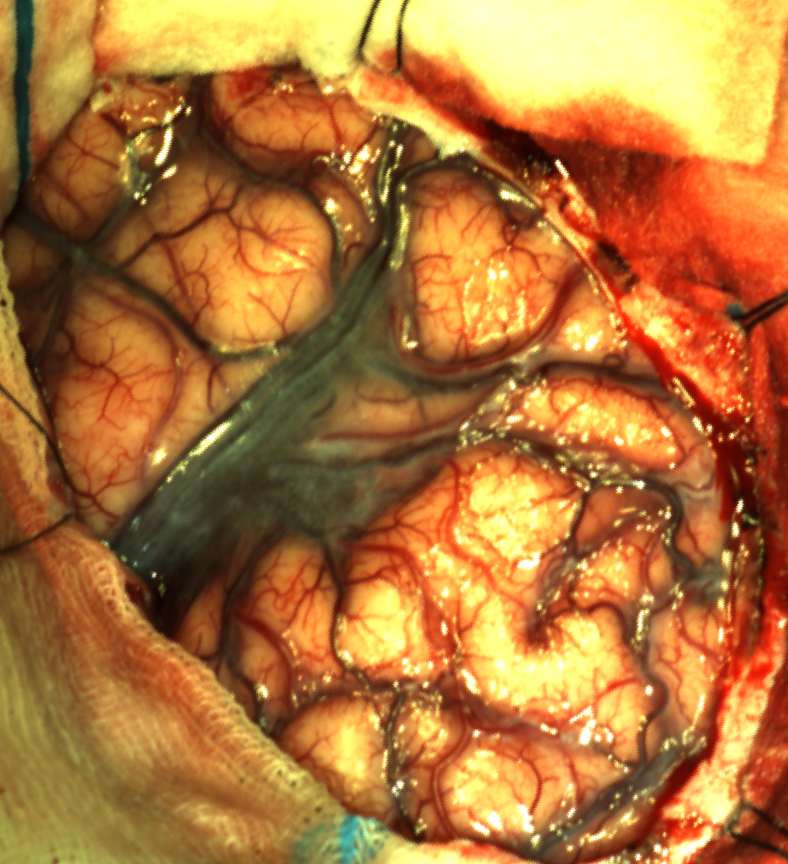
%> input picture brain1.tif, 788 x 864 px
$ octave finds_shift_features.m   (GNU Octave 9; MATLAB toolbox functions it lacks are replaced by stand-ins)
%> lines starting %> are read from the running program, lines starting %| are printed output that depends on the picture; in (x1, y1, x2, y2) boxes, pixels count from 0 and x2, y2 are one past the last pixel; in counts of white or black regions, pixels touching at a corner belong together; the program's own positions count from 1

% the code here is based on the example in:
% http://www.mathworks.com/help/vision/examples/find-image-rotation-and-scale-using-automated-feature-matching.html
im1 = (imread('brain1.tif'));
%> im1 is the input picture: size 864x788x3 uint8; mean R, G, B 175.8, 116.7, 57.7
im2 = (imread('brain2.tif'));
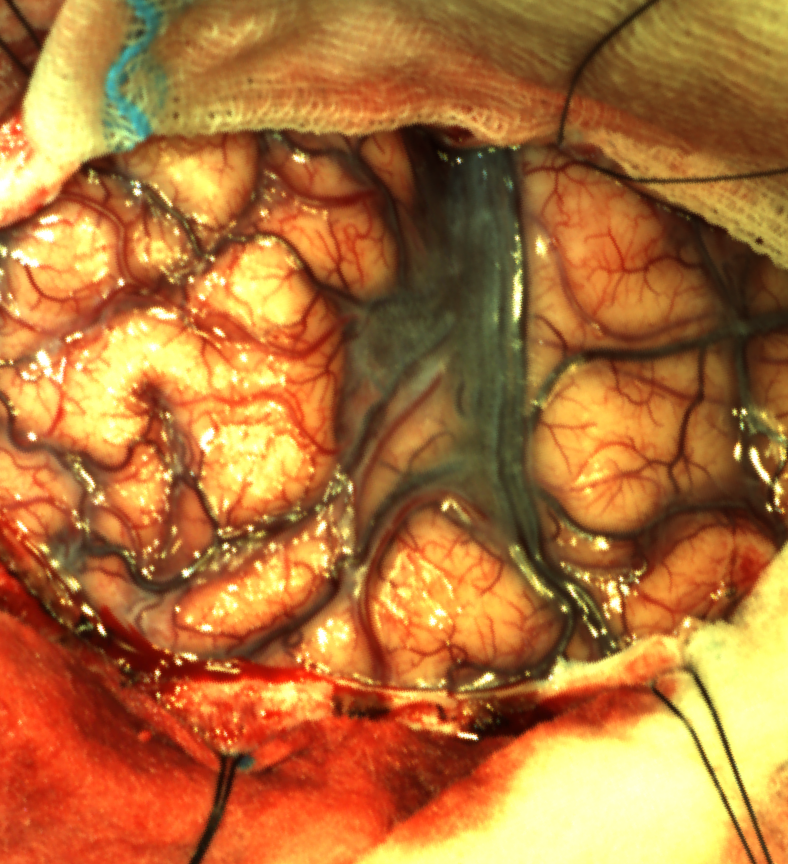
%> input picture brain2.tif, 788 x 864 px
%> im2 is the input picture: size 864x788x3 uint8; mean R, G, B 176.9, 114, 56.8

im2_seg = imread('brain2_seg.tif');
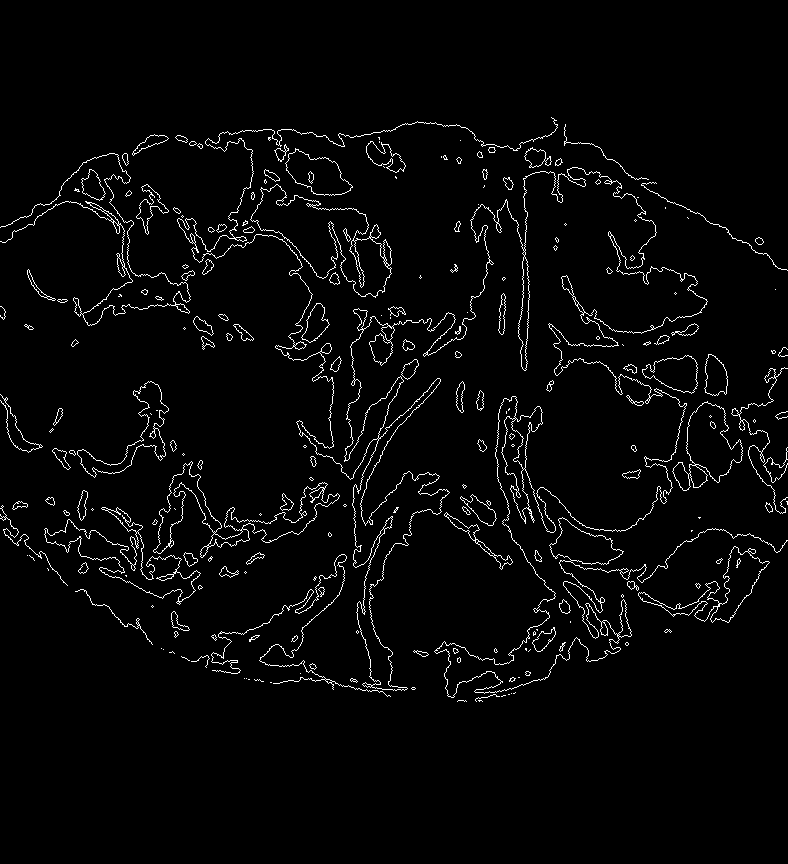
%> input picture brain2_seg.tif, 788 x 864 px
%> im2_seg: size 864x788 logical; 2.9% white in thin lines or dots, all inside (x1, y1, x2, y2) = (0, 117, 788, 702)

load points.mat

[tform, inlier1, inlier2] = estimateGeometricTransform(RC2, RC1, 'similarity');

% [8 lines of commented-out code are left out]

outputView = imref2d(size(im1));
recovered  = imwarp(im2,tform,'OutputView',outputView);
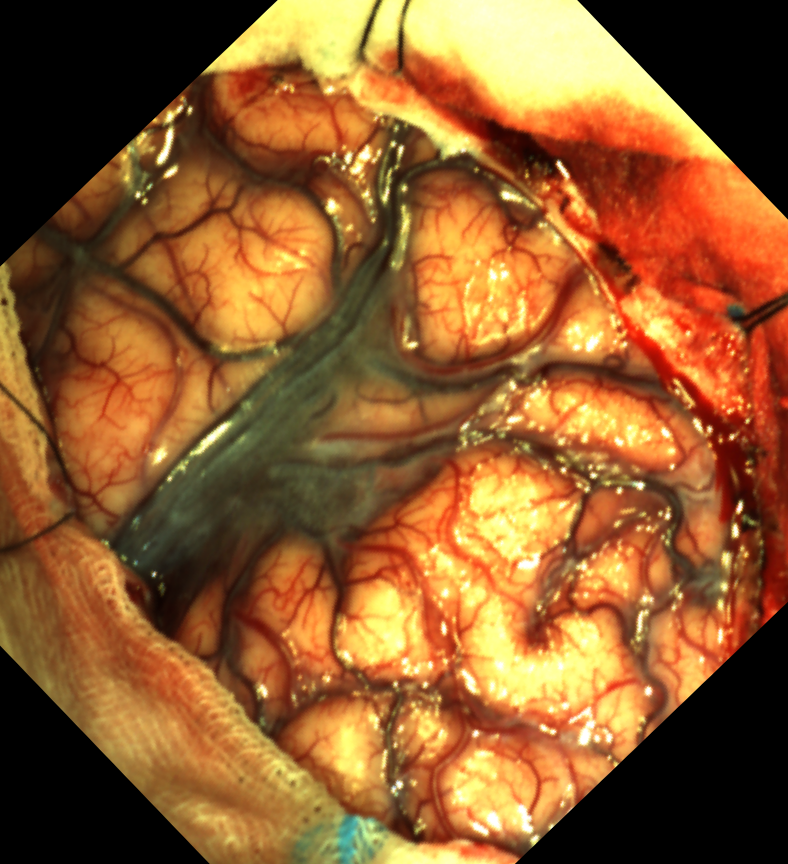
%> recovered: size 864x788x3 uint8; mean R, G, B 143.8, 92.4, 45.7
%figure, imshowpair(im1,recovered,'montage')

seg2 = imwarp(im2_seg,tform,'OutputView',outputView);
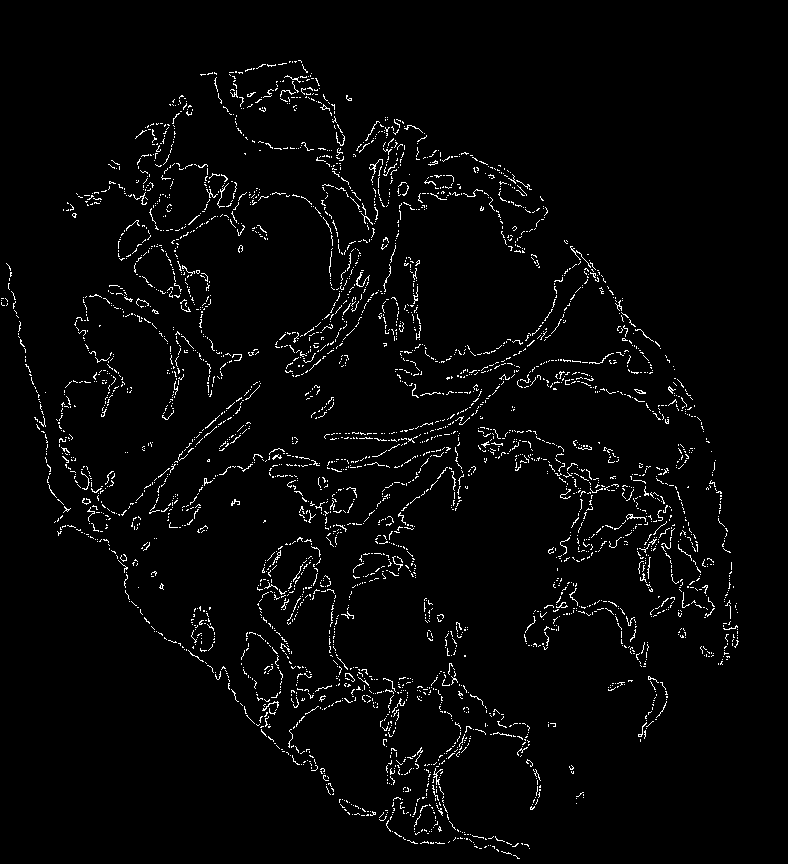
%> seg2: size 864x788 logical; 2.7% white in thin lines or dots, all inside (x1, y1, x2, y2) = (1, 60, 739, 859)
im_overl = im1;
im_overl(cat(3, seg2>0,seg2>0,seg2>0)) = 1;
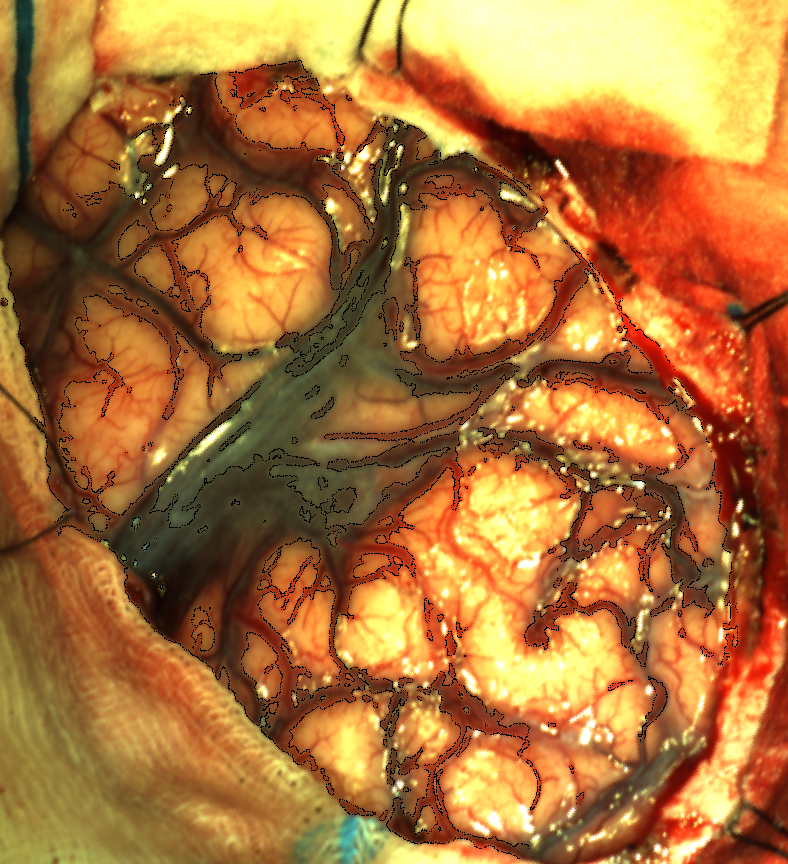
%> im_overl: size 864x788x3 uint8; 2.73% of pixels changed, all inside (x1, y1, x2, y2) = (1, 60, 739, 859)
figure, imshow(im_overl);
